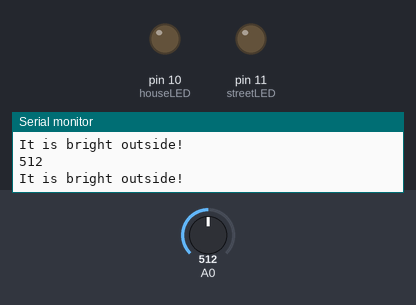
The sketch below on a simulated Arduino Uno, built with avr-gcc and run on an emulated ATmega328P. On the bench: output pins drawn as LEDs (lit = HIGH), the last lines printed to the serial monitor. The inputs (shaded band) are chosen by the test bench; at power-on: A0 = 512.

Above: at 1.8 s.
1.9 s: A0 set to 440
At 2.9 s:
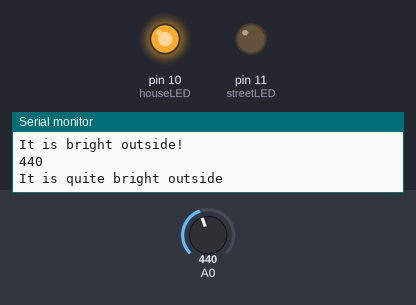
3.5 s: A0 set to 244
5.2 s: A0 set to 217
At 7.2 s:
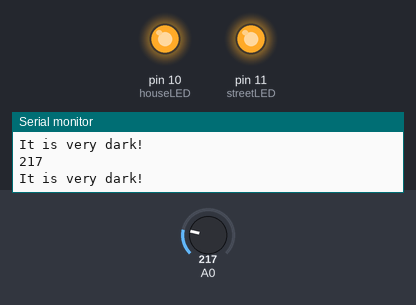
7.5 s: A0 set to 239
At 8.8 s:
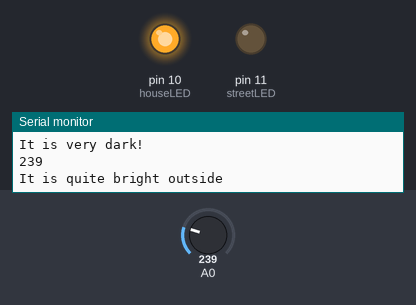
9.5 s: A0 set to 219
At 10.3 s:
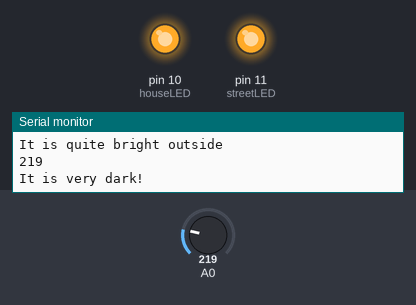
Timing chart, 0 to 12.5 s (numbered marks = the images above; inputs shaded):
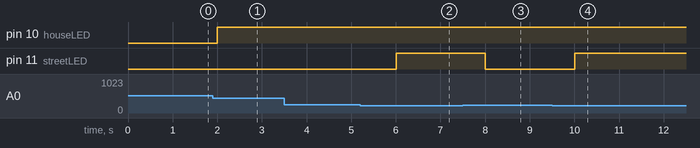

Measured:
- the behaviour switches between 230 and 229 on A0 (found by bisection; images 1 and 2)
- after the input at 1.9 s, pin 10 (houseLED): LOW → HIGH after 0.10 s
- after the input at 5.2 s, pin 11 (streetLED): LOW → HIGH after 0.80 s
- after the input at 7.5 s, pin 11 (streetLED): HIGH → LOW after 0.50 s
- after the input at 9.5 s, pin 11 (streetLED): LOW → HIGH after 0.51 s

The sketch:

Light_Dependent_Resistor.ino
```cpp
#define houseLED 10
#define streetLED 11
int light = 0; //store the current light value
 void setup(){
Serial.begin(9600);
pinMode(houseLED, OUTPUT);
pinMode(streetLED, OUTPUT);

 }

 void loop(){

 light = analogRead(A0); //read and save value

 Serial.println(light);
  if(light > 450) {//if it is bright..
  Serial.println("It is bright outside!");
  digitalWrite(houseLED, LOW);
  digitalWrite(streetLED, LOW);

  }
  else if(light > 229 && light <450) {//if there is average light
  Serial.println("It is quite bright outside");
  digitalWrite(houseLED, HIGH);
  digitalWrite(streetLED, LOW);
  }

  else {//If its dark..
  Serial.println("It is very dark!");
  digitalWrite(houseLED, HIGH);
  digitalWrite(streetLED, HIGH);
  }

  delay(1000);


 }
```
